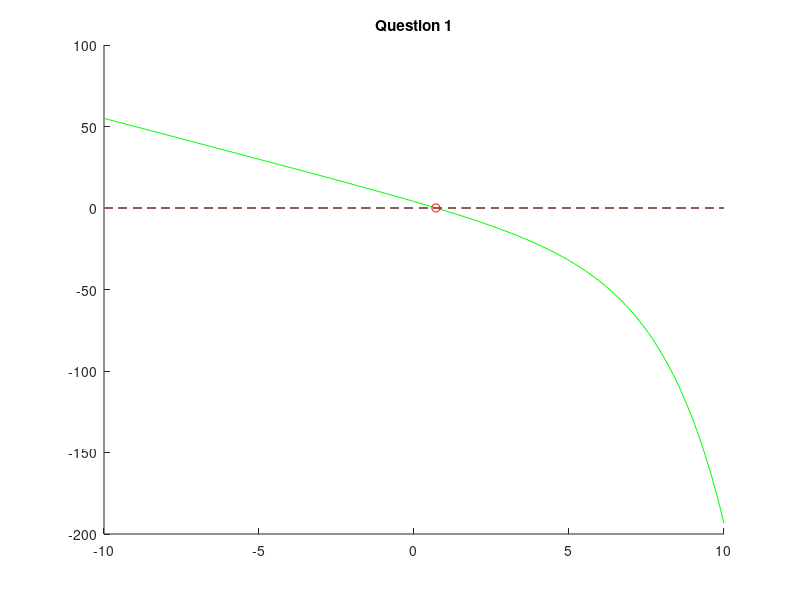

MATLAB code to generate this figure: (Note: this script raises an error after producing the figure.)
%Question 1 
f = @(x) 5-(5.*x)-(exp(0.5.*x));
figure('Name', 'Question 1');
hold on;
title('Question 1') 
x = linspace(-10, 10, 100); 
plot(x, f(x),'g-'); % Plot the graph from -10 to 10
plot(linspace(-10,10,100), zeros(100), '--'); % Plot the zero line
root = 0.707071; %From the graph, we can see that root is around 0.707071
plot(root, f(root), 'ro'); %Plot the point

%Question 2 
%root = BisectionMethod(f,0,0,2); %NOT WORKING.
root = BisectionMethod(f,-1,1,2); %Change the points then it works
figure('Name', 'Question 2');
hold on;
title('Question 2')
x = linspace(-10, 10, 100);
plot(x, f(x),'g-'); % Plot the graph from -10 to 10
plot(linspace(-10,10,100), zeros(100), '--'); % Plot the zero line
plot(root, f(root), 'ro') %Plot the point

%Question 3 
root = NewtonRaphson(f, 0.7, 2); 
figure('Name', 'Question 3');
hold on;
title('Question 3')
x = linspace(-10, 10, 100);
plot(x, f(x),'g-'); % Plot the graph from -10 to 10
plot(linspace(-10,10,100), zeros(100), '--'); % Plot the zero line
plot(root, f(root), 'ro'); %Plot the point


%Question 4 
% Bisection method
n = 20; %Number of iteration
iteration = 0; %Count the iteration
xl = -1; %First point
xu = 1; %Second point
midpoint = (xl + xu)/2; %Calculate the mid point
error_bisection = []; %Create empty vector
while iteration < n %Run for n times.
    iteration = iteration + 1;
    previous = midpoint; 
    if f(xl) * f(midpoint) < 0
        xu = midpoint;
    elseif f(xu) * f(midpoint) < 0
        xl = midpoint;
    end
    midpoint = (xl + xu)/2;
    current = midpoint;
    error_bisection(iteration) = abs((current - previous)/current); % Add the error value to vector.
end

%Newton-Raphson
n = 20; %Number of iteration
iteration = 0; %Count the iteration
x0 = 1; %Initial guess
syms x; %Symbolic toolbox
f1 = matlabFunction(diff(f(x))); %Get differentiated function
x1 = f1(x0); %Get the x1 value
error_newton = []; %Create empty vector
while iteration < n
    iteration = iteration + 1;
    x0 = x1;
    x1 = x0 - (f(x0)/f1(x0));
    error_newton(iteration) = abs((x1-x0)/x1); % Add the error value to vector.
end

%Ploting the graph, iteration against error.
figure('Name', 'Question 4');
title('Question 4')
hold on;
error_bisection(1) = []; 
error_newton(1) = [];
plot(linspace(1,n-1,n-1), error_bisection,'g-');
plot(linspace(1,n-1,n-1), error_newton,'c-');
legend('Bisection','Newton-Raphson');
xlabel('Iteration');
ylabel('Relative Errors');